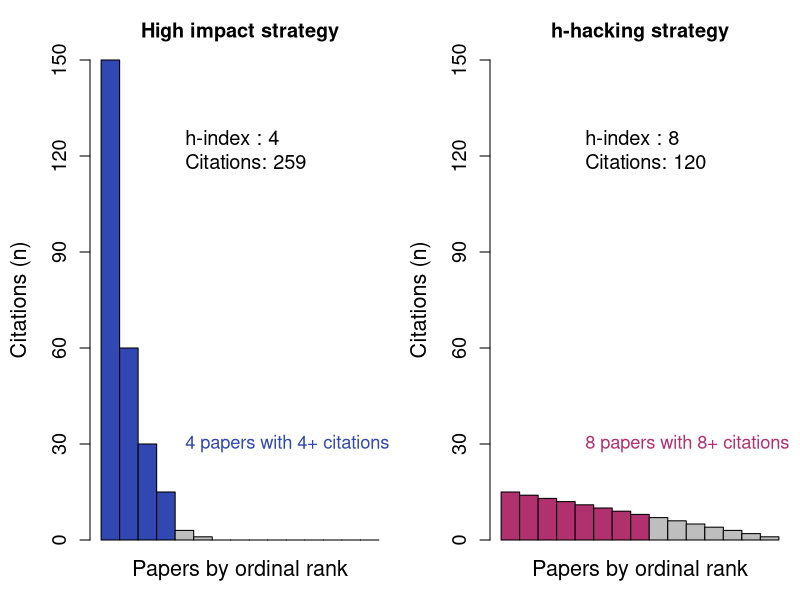

Here is the R script that generated this plot:
# h index model for diagram
#

outfile_name = "~/git/misc-analyses/h_index_predictions/h_index_gaming_strategy_v2.pdf"

pdf(outfile_name, width=8, height=4)
par(mfrow=c(1,2), mar=c(3,4.5,3,0.5))
# high impact version
pubs = c(30,60,150, 15, rep(3,1), rep(1,1), rep(0,9), rep())
ordered_pubs = sort(pubs, decreasing = TRUE)
barplot(ordered_pubs, space=0, width = c(1), ylim = c(0,150),
        main="High impact strategy", 
        ylab="Citations (n)", cex.lab=1.3, axes=FALSE,
        col = c(rep("#3147b1",4),rep("gray",11)))
axis(2,at=seq(0,150,30), cex.axis=1.2)
mtext("Papers by ordinal rank", 1, 1, cex=1.3)
text(4,30, "4 papers with 4+ citations", pos=4, cex=1.1, col="#3147b1")
#rect(0,0,4,4, lwd=3, lty=2, col="#0000bb66" )# border = "#9c1745aa")
text(4,120, paste("h-index : 4\nCitations:",sum(pubs)), pos=4, cex=1.2)

# gamed version
pubs = c(1:15)
ordered_pubs = sort(pubs, decreasing = TRUE)
barplot(ordered_pubs, space =0, width = c(1), ylim = c(0,150),
        main="h-hacking strategy", 
        ylab="Citations (n)", cex.lab=1.3, axes=FALSE,
        col = c(rep("#b1316f",8),rep("gray",7)))
#axis(2,at=seq(0,15,3), cex.axis=1.2)
axis(2,at=seq(0,150,30), cex.axis=1.2)
mtext("Papers by ordinal rank", 1, 1, cex=1.3)
text(4,30, "8 papers with 8+ citations", pos=4, cex=1.1, col="#b1316f")
#rect(0,0,8,8, lwd=3, lty=2, col="#bb00bb66" )# border = "#9c1745aa")
text(4,120, paste("h-index : 8\nCitations:",sum(pubs)), pos=4, cex=1.2)
dev.off()




#